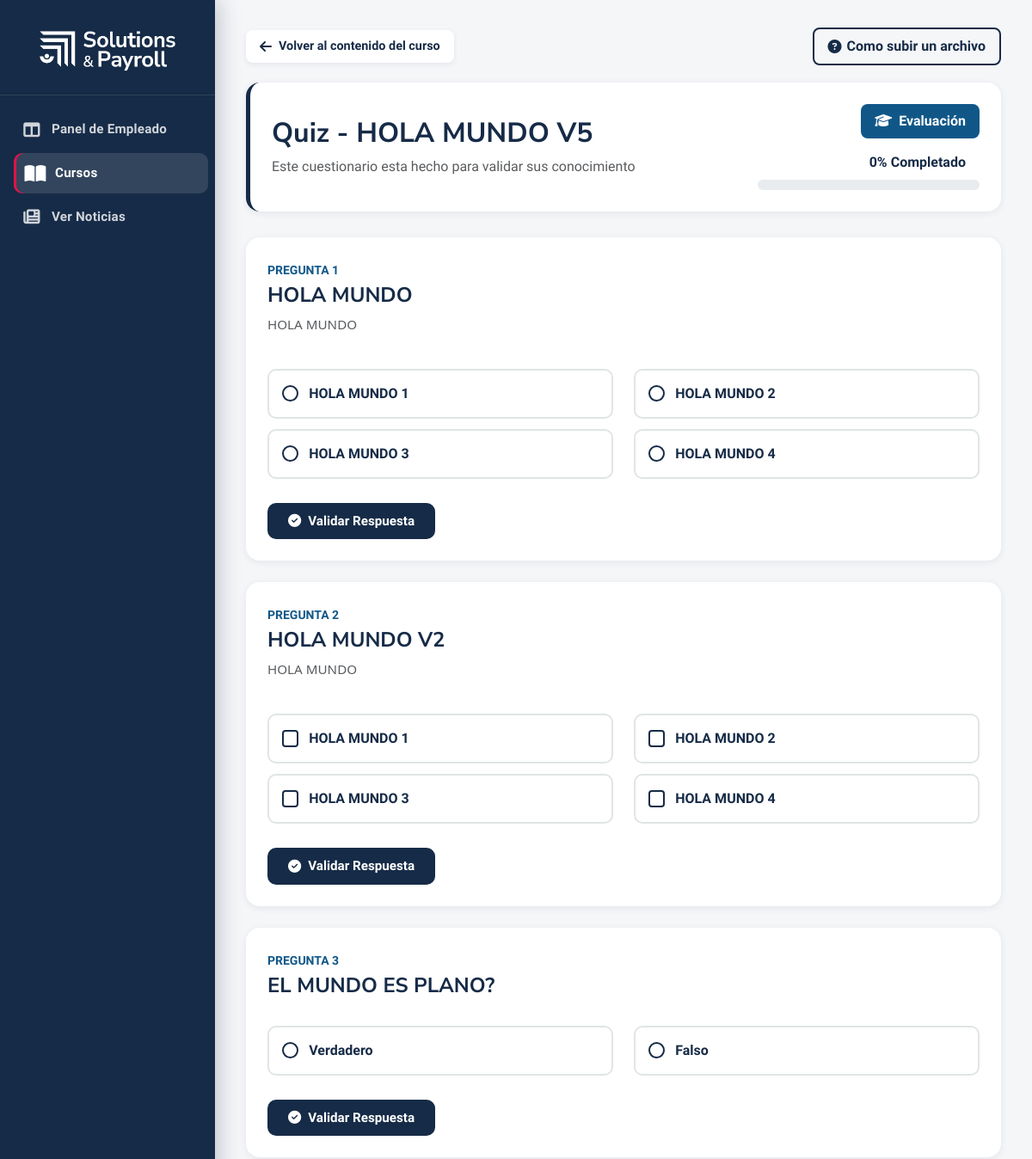
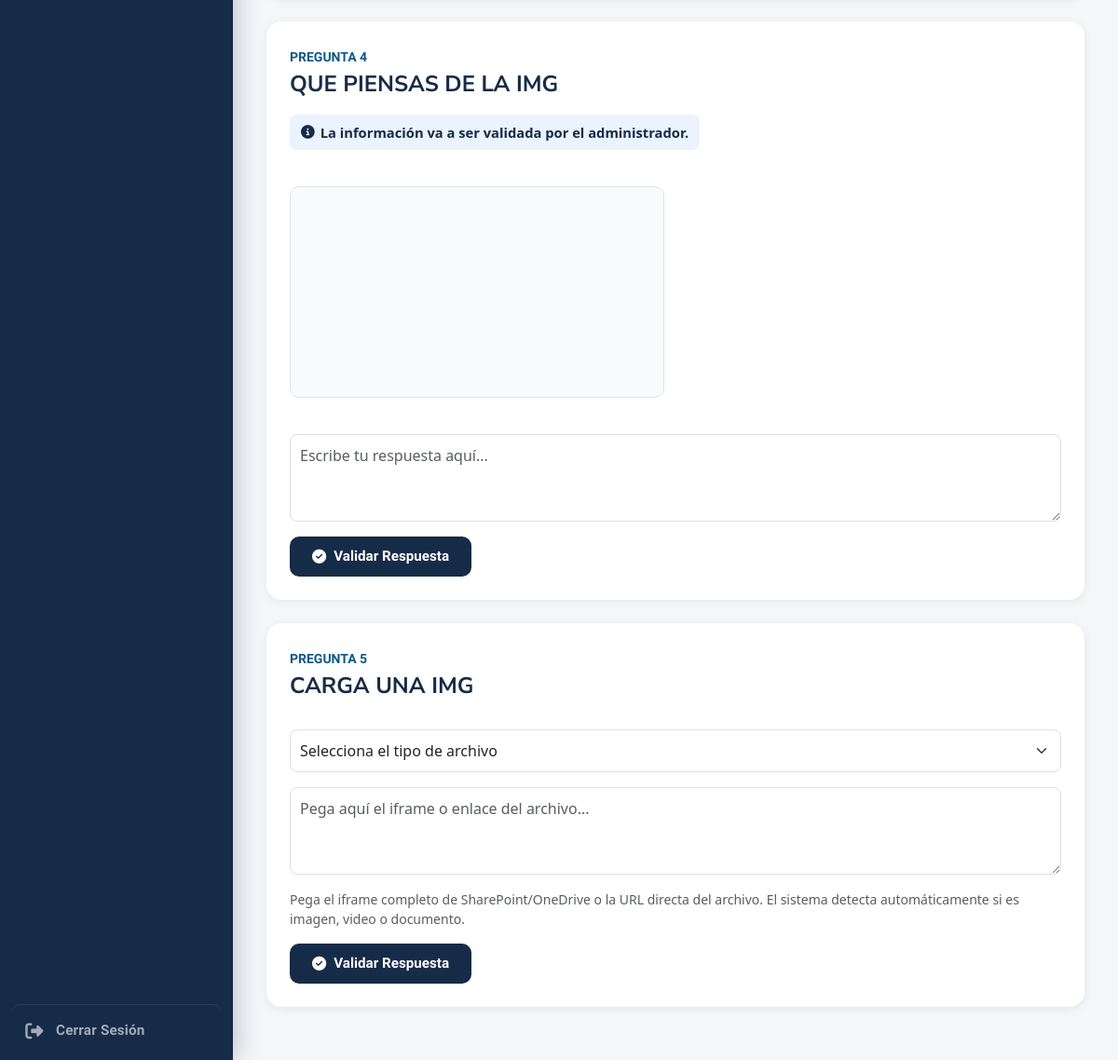
Screenshot of /contenido/empleado/quiz/CURSO_20260528160817/ (signed in) with the database file from the repository (2 pictures, top to bottom).
### contenido/models.py (models this page shows, shortened)
class Quiz(models.Model):
    titulo = models.CharField(max_length=200)
    descripcion = models.TextField(blank=True)
    activo = models.BooleanField(default=True)
    curso = models.OneToOneField(
        'Curso',
        on_delete=models.CASCADE,
        related_name='quiz'
    )
    fecha_creacion = models.DateTimeField(default=timezone.now)
    class Meta:
        db_table = 'quiz'

class Pregunta(models.Model):
    TIPO_CHOICES = [
        ('unica', 'Opción Única'),
        ('multiple', 'Opción Múltiple'),
        ('vf', 'Verdadero / Falso'),
        ('abierta', 'Respuesta Abierta'),
        ('archivo', 'Subir Archivo'),
    ]
    quiz = models.ForeignKey(
        'Quiz',
        on_delete=models.CASCADE,
        related_name='preguntas'
    )
    texto = models.TextField()
    descripcion = models.TextField(blank=True, null=True)
    imagen_url = models.TextField(blank=True, null=True, help_text='URL de imagen de apoyo')
    tipo_respuesta = models.CharField(
        max_length=20,
        choices=TIPO_CHOICES,
        default='unica'
    )
    pista = models.TextField(blank=True, null=True)
    explicacion = models.TextField(blank=True, null=True, help_text='Se muestra al fallar')
    orden = models.PositiveIntegerField(default=0)
    archivo_apoyo = models.ForeignKey(
        'ArchivoPregunta',
        on_delete=models.SET_NULL,
        blank=True,
        null=True
    )
    contenido_relacionado = models.ForeignKey(
        'BloqueContenido',
        on_delete=models.SET_NULL,
        blank=True,
        null=True
    )
    class Meta:
        db_table = 'pregunta'
        ordering = ['orden']

class OpcionRespuesta(models.Model):
    pregunta = models.ForeignKey(
        'Pregunta',
        on_delete=models.CASCADE,
        related_name='opciones'
    )
    texto = models.CharField(max_length=500)
    es_correcta = models.BooleanField(default=False)
    class Meta:
        db_table = 'opcion_respuesta'

### inicio_sesion/decorador.py (the view)
    def wrapper(request, *args, **kwargs):
        if request.session.get('rol') != '2':
            return redirect('login')
        return view_func(request, *args, **kwargs)

### contenido/templatetags/custom_filters.py (called while the page is built)
@register.filter(name='get_item')
def get_item(dictionary, key):
    if not isinstance(dictionary, dict):
        return None
    return dictionary.get(key)

### inicio_sesion/decorador.py (called while the page is built)
def login_requerido(view_func):
    def wrapper(request, *args, **kwargs):
        if not request.session.get('id_usuario'):
            return redirect('login')
        return view_func(request, *args, **kwargs)
    return wrapper

def solo_empleado(view_func):
    def wrapper(request, *args, **kwargs):
        if request.session.get('rol') != '2':
            return redirect('login')
        return view_func(request, *args, **kwargs)
    return wrapper

### templates/contenido/quiz/resolver_quiz.html (shortened to what this page needs)
{% load static %}
{% load custom_filters %}
<!DOCTYPE html>
<html lang="es">
<head>
    <link href="https://cdn.jsdelivr.net/npm/bootstrap@5.3.0/dist/css/bootstrap.min.css" rel="stylesheet">
    <link rel="stylesheet" href="https://cdnjs.cloudflare.com/ajax/libs/font-awesome/6.4.0/css/all.min.css">
</head>
<body>
    <div class="bg-particles" aria-hidden="true">
    </div>
    <aside class="sidebar">
        <div class="sidebar-brand">
            <div class="logo-wrapper" title="Inicio">
                <img src="/static/img/logo_biocore_blanco.png" alt="Logo de la marca">
            </div>
        </div>
        <nav class="sidebar-nav">
            <a href="{% url 'panel_empleado' %}">
                <i class="fa-solid fa-table-columns"></i>
                <span>Panel de Empleado</span>
            </a>
            <a href="{% url 'listar_cursos_empleado' %}"  class="active">
                <i class="fa-solid fa-book-open"></i>
                <span>Cursos</span>
            </a>
            <a href="{% url 'ver_noticias' %}">
                <i class="fa-solid fa-newspaper"></i>
                <span>Ver Noticias</span>
            </a>
            <a href="{% url 'logout' %}" class="logout-link">
                <i class="fa-solid fa-right-from-bracket"></i>
                <span>Cerrar Sesión</span>
            </a>
        </nav>
    </aside>
    <main class="main-content">
        <div class="top-actions">
            <a href="{% url 'ver_curso_empleado' id_curso=quiz.curso.id_curso %}" class="back-link">
                <i class="fas fa-arrow-left"></i> Volver al contenido del curso
            </a>
            <a href="{% url 'subir_archivo' %}?id_curso={{ quiz.curso.id_curso }}" class="btn-outline-primary-custom">
                <i class="fas fa-circle-question"></i> Como subir un archivo
            </a>
        </div>
        <div class="quiz-header">
            <div class="row align-items-center">
                <div class="col-md-8">
                    <h2 class="fw-bold" style="color: var(--azul-oscuro); font-family: var(--font-titulos); font-weight: 800;">
                        {{ quiz.titulo }}
                    </h2>
                    <p class="text-muted mb-0" style="font-family: var(--font-destacados);">{{ quiz.descripcion }}</p>
                </div>
                <div class="col-md-4 text-end">
                    <span class="badge-primary-custom mb-2 d-inline-block">
                        <i class="fas fa-graduation-cap me-1"></i> Evaluación
                    </span>
                    <div class="d-flex align-items-center justify-content-end mt-2">
                        <div class="me-3 fw-bold" style="color: var(--azul-oscuro); font-family: var(--font-destacados);">
                            <span id="porcentaje-texto">{{ porcentaje|floatformat:0 }}</span>% Completado
                        </div>
                    </div>
                    <div class="progress mt-2">
                    </div>
                </div>
            </div>
        </div>
        {% if completado and mensaje %}
        <div class="completion-card">
            <i class="fas fa-check-circle completion-icon"></i>
            <h2 style="color: var(--azul-oscuro); font-family: var(--font-titulos);">¡Quiz Completado!</h2>
            <p style="color: #4b5563; font-size: 1.1rem; margin: 20px 0;">{{ mensaje }}</p>
            <a href="{% url 'panel_empleado' %}" class="btn-primary-custom">
                <i class="fas fa-arrow-left"></i> Volver al Panel
            </a>
        </div>
        {% else %}
        {% for p in preguntas %}
        {% with estado=progreso|get_item:p.id %}
        <div class="question-card" id="card-{{ p.id }}">
            <div class="d-flex justify-content-between align-items-start mb-4">
                <div>
                    <span class="fw-bold small" style="color: var(--azul-medio); text-transform: uppercase; font-family: var(--font-destacados);">
                        PREGUNTA {{ forloop.counter }}
                    </span>
                    <h4 class="mt-1" style="font-family: var(--font-titulos); color: var(--azul-oscuro); font-weight: 700;">{{ p.texto }}</h4>
                    {% if p.descripcion %}
                        <p class="text-muted" style="font-size: 0.95rem;">{{ p.descripcion }}</p>
                    {% endif %}
                    {% if p.tipo_respuesta == 'abierta' %}
                        <div class="validacion-nota">
                            <i class="fas fa-info-circle"></i>
                            La información va a ser validada por el administrador.
                        </div>
                    {% endif %}
                </div>
            </div>
            <div class="row g-4 mb-4">
                {% if p.imagen_url %}
                <div class="col-lg-6">
                    <div class="media-container border">
                        {% if 'sharepoint.com' in p.imagen_url or 'embed.aspx' in p.imagen_url %}
                            <div class="iframe-apoyo-container" style="position: relative; padding-bottom: 56.25%; height: 0; overflow: hidden; border-radius: 10px; background: #f8fafc;">
                                <iframe src="{{ p.imagen_url }}" frameborder="0" scrolling="no" allowfullscreen
                                        style="position: absolute; top: 0; left: 0; width: 100%; height: 100%; border: none; border-radius: 10px;"></iframe>
                            </div>
                        {% else %}
                            <img src="{{ p.imagen_url }}" class="img-preview" alt="Imagen de apoyo"
                                 onerror="this.onerror=null; this.parentElement.innerHTML='<div class=\'p-3 text-center text-muted\'><i class=\'fas fa-image fa-2x mb-2\'></i><p>No se pudo cargar la imagen</p></div>';">
                        {% endif %}
                    </div>
                </div>
                {% endif %}
            </div>
            <form class="quiz-form {% if estado and estado.es_correcta %}is-disabled{% endif %}" data-pregunta="{{ p.id }}">
                <div class="row">
                    {% for o in p.opciones.all %}
                    <div class="col-md-6">
                        <div class="custom-option form-check">
                            <input class="form-check-input me-3"
                                   type="{% if p.tipo_respuesta == 'multiple' %}checkbox{% else %}radio{% endif %}"
                                   name="opcion_ids[]" value="{{ o.id }}" id="opt-{{ o.id }}"
                                   style="border: 2px solid var(--azul-oscuro);">
                            <label class="form-check-label w-100" for="opt-{{ o.id }}" style="cursor: pointer;">
                                {{ o.texto }}
                            </label>
                        </div>
                    </div>
                    {% endfor %}
                </div>
                {% if p.tipo_respuesta == 'abierta' %}
                    <textarea name="respuesta_texto" class="form-control mb-3" rows="3" placeholder="Escribe tu respuesta aquí..."
                              style="border: 1px solid #e0e0e0; border-radius: 8px; padding: 10px;"></textarea>
                {% endif %}
                {% if p.tipo_respuesta == 'archivo' %}
                    <select name="tipo_archivo" class="form-select mb-3" {% if estado and estado.es_correcta %}disabled{% endif %}
                            style="border: 1px solid #e0e0e0; border-radius: 8px; padding: 10px;">
                        <option value="">Selecciona el tipo de archivo</option>
                    </select>
                    <textarea name="archivo_url" class="form-control mb-3" rows="3" placeholder="Pega aquí el iframe o enlace del archivo..."
                              style="border: 1px solid #e0e0e0; border-radius: 8px; padding: 10px;"></textarea>
                    <small class="text-muted d-block mb-3">Pega el iframe completo de SharePoint/OneDrive o la URL directa del archivo. El sistema detecta automáticamente si es imagen, video o documento.</small>
                {% endif %}
                <div class="d-flex align-items-center mt-3">
                    <button type="submit" class="btn-primary-custom" {% if estado and estado.es_correcta %}disabled{% endif %}>
                        <i class="fas fa-check-circle"></i> Validar Respuesta
                    </button>
                </div>
            </form>
        </div>
        {% endwith %}
        {% endfor %}
        {% endif %}
    </main>
</body>
</html>

### rows the page displays
Quiz: titulo "Quiz - HOLA MUNDO V5", descripcion "Este cuestionario esta hecho para validar sus conocimiento"
Pregunta: texto "HOLA MUNDO", descripcion "HOLA MUNDO", tipo_respuesta "☐ HOLA MUNDO 1", tipo_respuesta "☐ HOLA MUNDO 2", tipo_respuesta "☐ HOLA MUNDO 3", tipo_respuesta "☐ HOLA MUNDO 4"
OpcionRespuesta: texto "HOLA MUNDO 1"
OpcionRespuesta: texto "HOLA MUNDO 2"
OpcionRespuesta: texto "HOLA MUNDO 3"
OpcionRespuesta: texto "HOLA MUNDO 4"
Pregunta: texto "HOLA MUNDO V2", descripcion "HOLA MUNDO"
OpcionRespuesta: texto "HOLA MUNDO 1"
OpcionRespuesta: texto "HOLA MUNDO 2"
OpcionRespuesta: texto "HOLA MUNDO 3"
OpcionRespuesta: texto "HOLA MUNDO 4"
Pregunta: texto "EL MUNDO ES PLANO?", tipo_respuesta "☐ Verdadero", tipo_respuesta "☐ Falso"
OpcionRespuesta: texto "Verdadero"
OpcionRespuesta: texto "Falso"
Pregunta: texto "QUE PIENSAS DE LA IMG", tipo_respuesta "abierta" (drawn), shows "La información va a ser validada por el administrador."
Pregunta: texto "CARGA UNA IMG"

### other values shown
{{ porcentaje|floatformat:0 }} "0"
